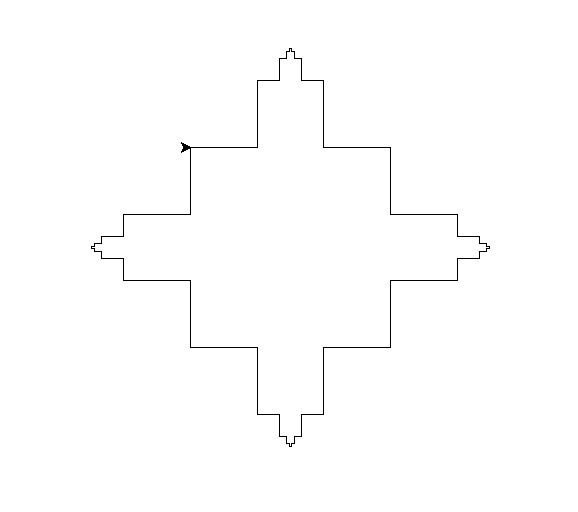

Here is the Python script that generated this plot:
from turtle import Turtle, Screen

def stranica(zelva, n, dolzina):
    "Nariše kvadrat z izboklinami reda n in vrne dolzino crt in ploscino"
    
    if n == 1:
        zelva.fd(dolzina)
        return dolzina, 0
    else:
       zelva.fd(dolzina/3)
       zelva.lt(90)
       zelva.fd(dolzina/3)
       zelva.rt(90)
       
       obseg_rek, ploscina_rek = stranica(zelva, n-1, dolzina/3)
       
       zelva.rt(90)
       zelva.fd(dolzina/3)
       zelva.lt(90)
       zelva.fd(dolzina/3)
       obseg = 4* dolzina / 3 + obseg_rek
       ploscina = (dolzina / 3) ** 2 + ploscina_rek
       return obseg, ploscina
       
       
def narisi_kvadrat(zelva, n, dolzina):
    "nariše kvadrat s stranicami stopnje n"
    obseg = 0
    ploscina = dolzina ** 2
    for i in range(4):
        obseg_str, ploscina_str = stranica(zelva, n, dolzina)
        zelva.rt(90)
        obseg += obseg_str
        ploscina += ploscina_str
    return obseg, ploscina


okno = Screen()
zelva = Turtle()
zelva.speed(0)
zelva.pu()
zelva.goto(-100,100)
zelva.pd()
obseg, ploscina = narisi_kvadrat(zelva, 5, 200)
print(f"Obseg lika je {obseg}, ploscina pa {ploscina}")

okno.exitonclick()    
